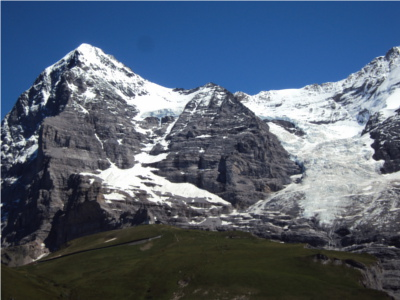
%> input picture data/hill/1.JPG, 400 x 300 px
$ octave main_stitching.m   (GNU Octave 9; MATLAB toolbox functions it lacks are replaced by stand-ins)
%> lines starting %> are read from the running program, lines starting %| are printed output that depends on the picture; in (x1, y1, x2, y2) boxes, pixels count from 0 and x2, y2 are one past the last pixel; in counts of white or black regions, pixels touching at a corner belong together; the program's own positions count from 1
### src/stitching/fast.m
function [corner,result]= fast(img)

[m n]=size(img);
result=zeros(m,n);

t=40;
for i=4:m-3
    for j=4:n-3
        Ic=img(i,j);
        Inn=[img(i-3,j) img(i-3,j+1) img(i-2,j+2) img(i-1,j+3) img(i,j+3) img(i+1,j+3) img(i+2,j+2) img(i+3,j+1) img(i+3,j) img(i+3,j-1) img(i+2,j-2) img(i+1,j-3) img(i,j-3) img(i-1,j-3) img(i-2,j-2) img(i-3,j-1)];
        if abs(Inn(1)-Ic)<t && abs(Inn(9)-Ic)<t
           continue;
        end
        I1_5_9_13=[abs(Inn(1)-Ic)>t abs(Inn(5)-Ic)>t abs(Inn(9)-Ic)>t abs(Inn(13)-Ic)>t];
        if sum(I1_5_9_13)>=3
            ind=find(abs(Inn-Ic)>t);
            if length(ind)>=9
               result(i,j) = sum(abs(Inn-Ic));

            end


        end
    end
end


hsize = 5;
[x,y]=meshgrid(-hsize:hsize,-hsize:hsize);
x = x(:);y=y(:);
id = x == 0 & y == 0;
x(id) = []; y(id) = [];
for i = 4:m-3
    for j = 4:n-3
        if result(i,j) == 0
            continue;
        end
         nn = [i+x j+y];
        valid = nn(:,1) > 0 & nn(:,1) <= m & nn(:,2)>0 & nn(:,2) <= n;
        nn = nn(valid,:);
        ind0 = sub2ind([m,n],nn(:,1),nn(:,2));
        maxval = max(result(ind0));
        if result(i,j) > maxval
            result(i,j) = 1;
        else
            result(i,j) = 0;
        end
    end
end

 [mm,nn]=size(result);
result = result(:,1:nn/3);
a=0;
corner = zeros(mm*nn,2);
[M,N]=size(result);

for i=1:M
    for j=1:N
    if result(i,j)~=0
        a=a+1;
      corner(a,:)=[i,j];
    end
    end

end


corner(a+1:end,:)=[];
imshow(img);
hold on
plot(corner(:,2),corner(:,1),'o');
end

### src/stitching/main_stitching.m

clc;clear ;
% corner detection
I1=imread('hill\hill\1.JPG');
%> I1 is the input picture: size 300x400x3 uint8; mean R, G, B 82.9, 95.7, 113.4
I2=imread('hill\hill\2.JPG');
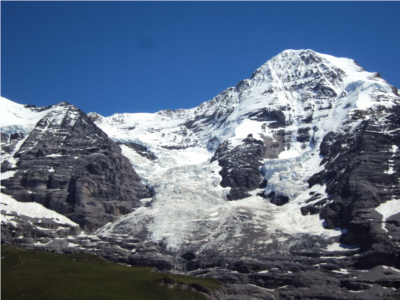
%> input picture data/hill/2.JPG, 400 x 300 px
%> I2 is the input picture: size 300x400x3 uint8; mean R, G, B 93, 108.6, 131
[s11,s12,s13] = size(I1);
%> s11 = 300; s12 = 400; s13 = 3
[s21,s22,s23] = size(I2);
%> s21 = 300; s22 = 400; s23 = 3


I1=imresize(I1,[300,400]);
I2=imresize(I2,[300,400]);


% [7 lines of commented-out code are left out]

im1gray = rgb2gray(I1);
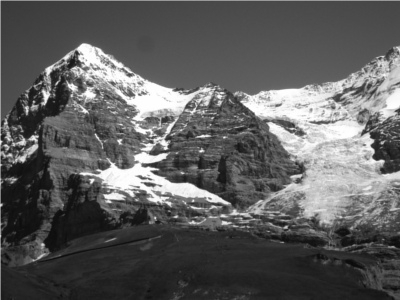
%> im1gray: size 300x400 uint8; min 9, max 255, mean 93.9
im2gray=rgb2gray(I2);
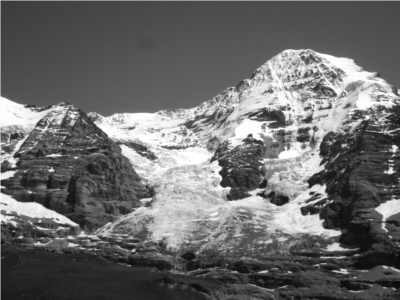
%> im2gray: size 300x400 uint8; min 8, max 255, mean 106.5
corner1=fast(I1);
%> after the loop in fast, `for i=4:m-3`:
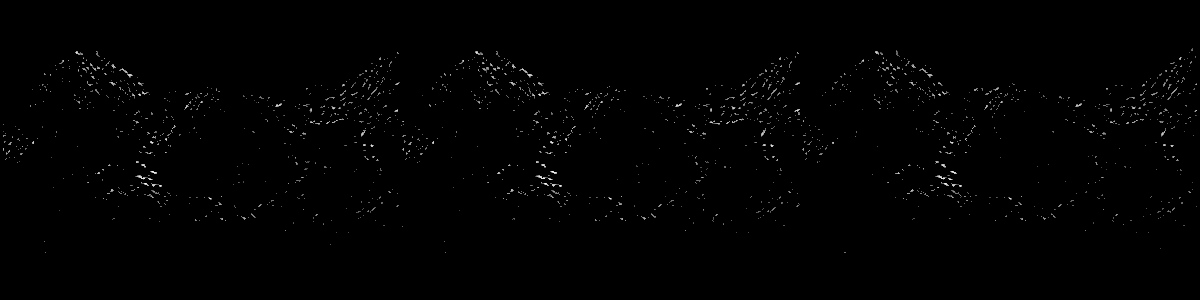
%> result: size 300x1200 double; min 0, max 2161, mean 13.9; drawn with min black and max white
%> after the loop in fast, `for i=4:m-3`: ind = [1 2 3 4 5 6 7 8 9 10 11 12 13 14 15 16]
%> after the loop in fast, `for i = 4:m-3`:
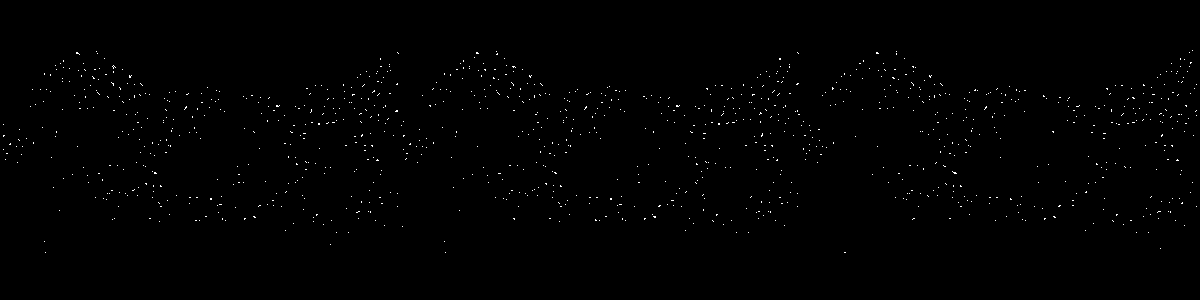
%> result: size 300x1200 double; values 0 (black) and 1 (white), 0.46% white in thin lines or dots, all inside (x1, y1, x2, y2) = (3, 50, 1197, 253)
%> in fast, `result = result(:,1:nn/3);`:
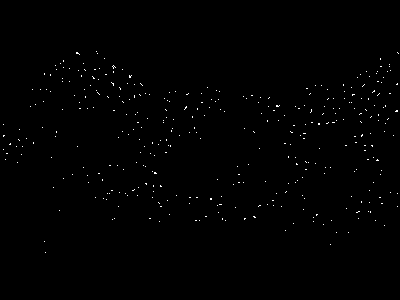
%> result: size 300x400 double; values 0 (black) and 1 (white), 0.47% white in thin lines or dots, all inside (x1, y1, x2, y2) = (3, 51, 399, 253)
%> after the loop in fast, `for i=1:M`: a = 562
%> corner1 = 562 rows, first 12: [52 97; 53 77; 53 78; 53 398; 54 77; 54 78; 54 79; 54 98; 54 399; 55 80; 59 105; 59 381]
figure;hold on;
%> (the run ends here)
